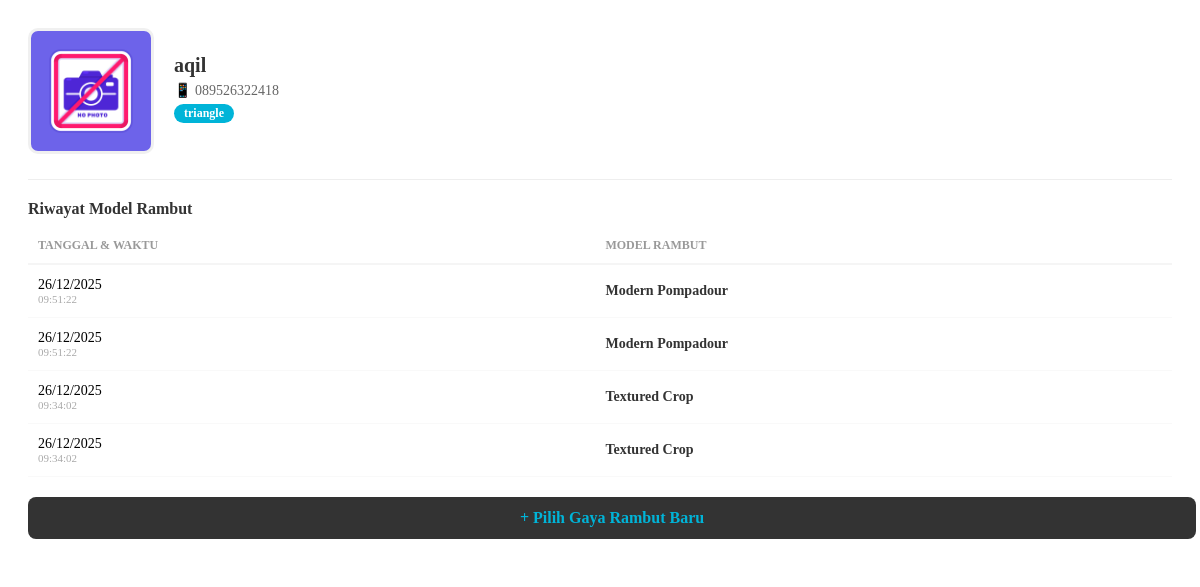
Screenshot of /detail_pelanggan.php?id=10 (signed in) with the database file from the repository.
### tables this page shows
CREATE TABLE `pelanggan` (
  `id` int(11) NOT NULL,
  `nama` varchar(100) NOT NULL,
  `bentuk_wajah` varchar(50) DEFAULT NULL,
  `created_at` timestamp NOT NULL DEFAULT current_timestamp(),
  `hp_pelanggan` varchar(25) DEFAULT NULL,
  `foto` varchar(255) DEFAULT NULL
);

CREATE TABLE `riwayat_model_rambut` (
  `id` int(11) NOT NULL,
  `id_pelanggan` int(11) NOT NULL,
  `id_model_rambut` int(11) NOT NULL,
  `created_at` timestamp NOT NULL DEFAULT current_timestamp(),
  `haircut` varchar(50) DEFAULT NULL,
  `tanggal` date DEFAULT NULL,
  `waktu` time DEFAULT NULL
);

### detail_pelanggan.php (the view, shortened to what this page needs)
<?php
require_once 'not-to-show/connect.php';
$id = mysqli_real_escape_string($conn, $_GET['id']);
$query = mysqli_query($conn, "SELECT * FROM pelanggan WHERE id = '$id'");
$p = mysqli_fetch_assoc($query);
$query_riwayat = mysqli_query($conn, "SELECT * FROM riwayat_model_rambut
                                     WHERE id_pelanggan = '$id'
                                     ORDER BY tanggal DESC, waktu DESC");
?>
<div class="detail-card">
    <div class="profile-header">
        <img src="assets/img/pelanggan/<?php echo htmlspecialchars($p['foto']); ?>"
             onerror="this.src='assets/img/no-image.jpg'">
        <div class="info-text">
            <h3><?= htmlspecialchars($p['nama']) ?></h3>
            <p>📱 <?= htmlspecialchars($p['hp_pelanggan']) ?></p>
            <p><span class="badge-shape"><?= htmlspecialchars($p['bentuk_wajah']) ?></span></p>
        </div>
    </div>
    <div class="history-section">
        <h4 style="margin: 0; color: #333;">Riwayat Model Rambut</h4>
        <?php if (mysqli_num_rows($query_riwayat) > 0): ?>
            <table class="history-table">
                <thead>
                    <tr>
                        <th>Tanggal & Waktu</th>
                        <th>Model Rambut</th>
                    </tr>
                </thead>
                <tbody>
                    <?php while($h = mysqli_fetch_assoc($query_riwayat)): ?>
                    <tr>
                        <td>
                            <div style="font-weight: 500;"><?= date('d/m/Y', strtotime($h['tanggal'])) ?></div>
                            <div style="font-size: 11px; color: #aaa;"><?= $h['waktu'] ?></div>
                        </td>
                        <td>
                            <span class="model-name"><?= htmlspecialchars($h['haircut']) ?></span>
                        </td>
                    </tr>
                    <?php endwhile; ?>
                </tbody>
            </table>
        <?php else: ?>
            <div style="text-align: center; padding: 20px; color: #bbb; font-style: italic; font-size: 13px;">
                Belum ada riwayat pangkas untuk pelanggan ini.
            </div>
        <?php endif; ?>
    </div>
    <a href="haircut.php?id_pelanggan=<?= $id ?>" class="btn-new-order">
        + Pilih Gaya Rambut Baru
    </a>
</div>

### detail_pelanggan.php (style rules this page uses)
.detail-card { background: #fff; padding: 20px; border-radius: 12px; }
.profile-header { display: flex; gap: 20px; align-items: center; margin-bottom: 25px; }
.profile-header img { width: 120px; height: 120px; object-fit: cover; border-radius: 10px; border: 3px solid #f0f0f0; }
.info-text h3 { margin: 0; font-size: 20px; color: #333; }
.info-text p { margin: 5px 0; color: #666; font-size: 14px; }
.badge-shape { display: inline-block; background: #00B4D8; color: white; padding: 2px 10px; border-radius: 15px; font-size: 12px; font-weight: bold; }
.history-section { margin-top: 20px; border-top: 1px solid #eee; padding-top: 20px; }
.history-table { width: 100%; border-collapse: collapse; margin-top: 10px; }
.history-table th { text-align: left; font-size: 12px; color: #999; text-transform: uppercase; padding: 10px; border-bottom: 2px solid #f5f5f5; }
.history-table td { padding: 12px 10px; font-size: 14px; border-bottom: 1px solid #f9f9f9; }
.model-name { font-weight: 600; color: #333; }
.btn-new-order { display: block; width: 100%; text-align: center; background: #333; color: #00B4D8; padding: 12px; border-radius: 8px; text-decoration: none; font-weight: bold; margin-top: 20px; transition: 0.2s; }

### rows the page displays
pelanggan: nama "aqil", hp_pelanggan "089526322418", bentuk_wajah "triangle"
riwayat_model_rambut: tanggal "26/12/2025", waktu "09:51:22", haircut "Modern Pompadour"
riwayat_model_rambut: tanggal "26/12/2025", waktu "09:51:22", haircut "Modern Pompadour"
riwayat_model_rambut: tanggal "26/12/2025", waktu "09:34:02", haircut "Textured Crop"
riwayat_model_rambut: tanggal "26/12/2025", waktu "09:34:02", haircut "Textured Crop"
